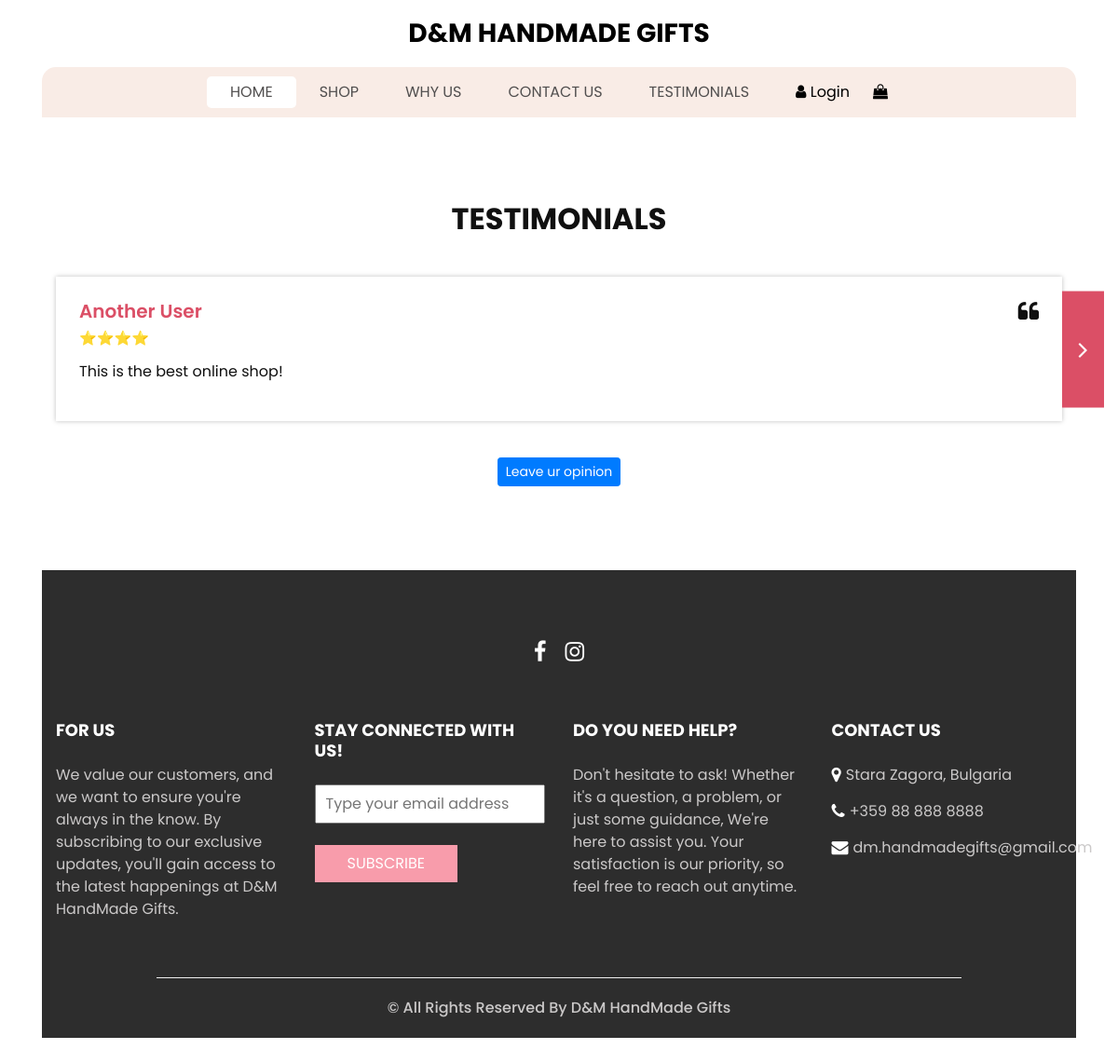
The page /review/ on the database as committed earlier.
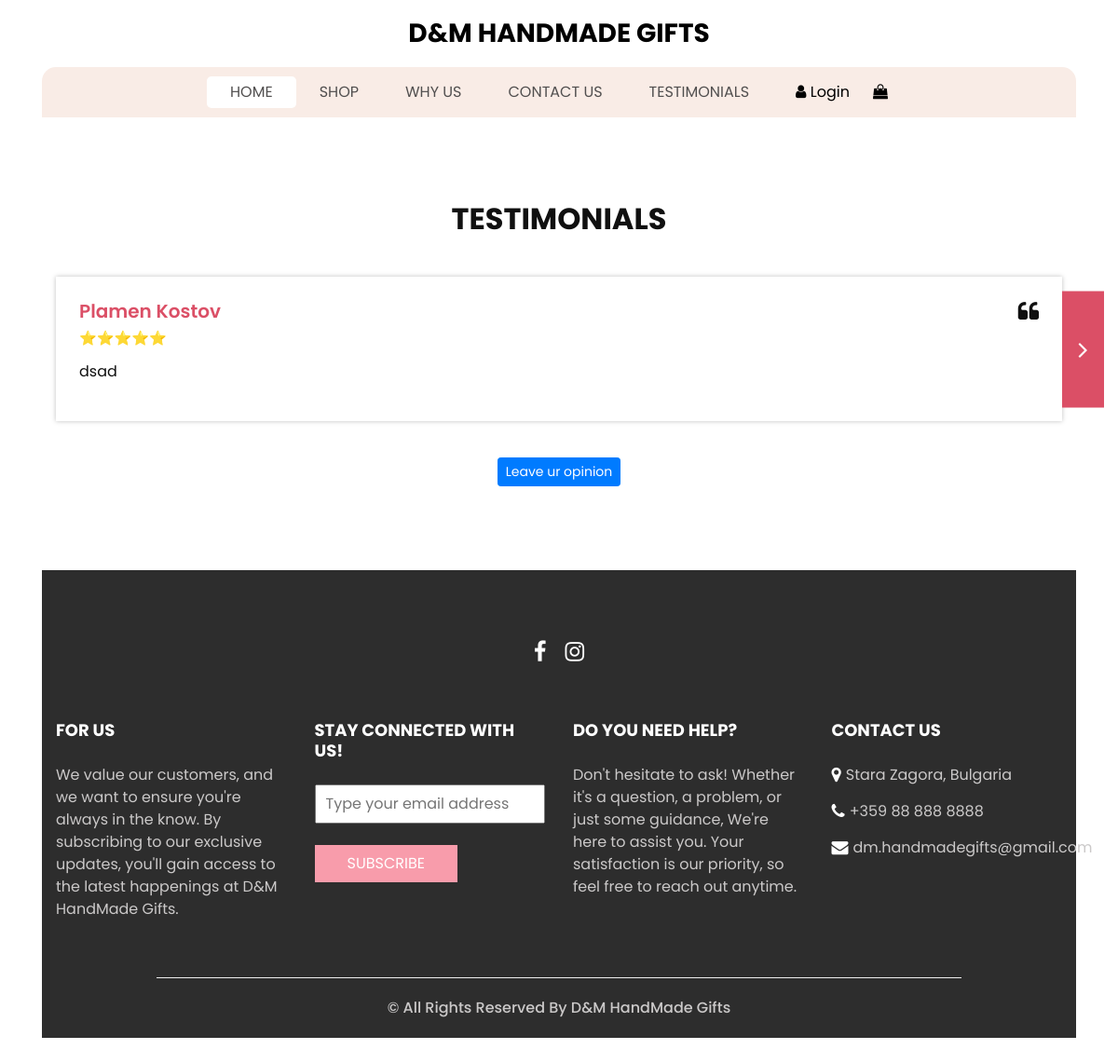
The same page on the database as committed later.
### online_shop/web/models.py (models this page shows)
class Testimonial(models.Model):
    RATING_CHOICES = [
        (1, '⭐'),
        (2, '⭐⭐'),
        (3, '⭐⭐⭐'),
        (4, '⭐⭐⭐⭐'),
        (5, '⭐⭐⭐⭐⭐'),
    ]
    user = models.ForeignKey(
        UserModel,
        on_delete=models.CASCADE
    )
    rating = models.PositiveIntegerField(choices=RATING_CHOICES)
    comment = models.TextField()

### online_shop/accounts/models.py (models this page shows)
class DMAppUser(auth_models.AbstractUser):
    FIRST_NAME_MIN_LEN = 2
    FIRST_NAME_MAX_LEN = 30
    LAST_NAME_MIN_LEN = 2
    LAST_NAME_MAX_LEN = 30
    PHONE_NUMBER_MAX_MIN_LEN = 10
    first_name = models.CharField(
        max_length=FIRST_NAME_MAX_LEN,
        validators=(
            validators.MinLengthValidator(FIRST_NAME_MIN_LEN),
        )
    )
    last_name = models.CharField(
        max_length=LAST_NAME_MAX_LEN,
        validators=(
            validators.MinLengthValidator(LAST_NAME_MIN_LEN),
        )
    )
    email = models.EmailField(
        unique=True
    )
    phone_number = models.CharField(
        max_length=PHONE_NUMBER_MAX_MIN_LEN,
        validators=(
            validators.MinLengthValidator(PHONE_NUMBER_MAX_MIN_LEN),
            validate_value_is_all_num,
        ),
        error_messages={
            'min_length': 'Phone number must have 10 characters.',
            'max_length': 'Phone number must have 10 characters.',
        }
    )
    @property
    def full_name(self):
        if self.first_name or self.last_name:
            return f'{self.first_name} {self.last_name}'
        return None

### online_shop/web/views.py (the view)
# urls.py: path('review/', TestimonialsPageView.as_view(), name='testimonials'),
class TestimonialsPageView(views.ListView):
    template_name = 'core/testimonials.html'
    model = Testimonial
    paginate_by = 1
    ordering = ['-id']
    context_object_name = 'reviews'

### online_shop/web/templatetags/custom_filters.py (called while the page is built)
@register.filter
def stars(value):
    return '⭐' * value

### templates/core/testimonials.html (shortened to what this page needs)
{% extends 'common/base.html' %}
{% load custom_filters %}
{% block content %}
    <section class="client_section layout_padding">
        <div class="container">
            <div class="heading_container heading_center">
                <h2>
                    Testimonials
                </h2>
            </div>
        </div>
        {% for review in reviews %}
            <div class="container px-0">
            <div id="customCarousel2" class="carousel  carousel-fade" data-ride="carousel">
            <div class="carousel-inner">
            <div class="carousel-item active">
                <div class="box">
                    <div class="client_info">
                        <div class="client_name">
                            <h5>
                                {{ review.user.full_name }}
                            </h5>
                            <h6>
                                {{ review.rating|stars }}
                            </h6>
                        </div>
                        <i class="fa fa-quote-left" aria-hidden="true"></i>
                    </div>
                    <p>
                        {{ review.comment }}
                    </p>
                </div>
            </div>
        {% endfor %}
        <div class="pagination">
            <div class="carousel_btn-box">
                {% if page_obj.has_next %}
                    <a class="carousel-control-next" href="?page={{ page_obj.next_page_number }}" role="button"
                       data-slide="next">
                        <i class="fa fa-angle-right" aria-hidden="true"></i>
                    </a>
                {% endif %}
            </div>
        </div>
        </div>
        </div>
        </div>
        <div class="col-12 text-center mt-4">
            <div class="btn-box">
                <a href="{% url 'create-testimonial' %}" class="btn btn-primary btn-sm">
                    Leave ur opinion
                </a>
            </div>
        </div>
    </section>
{% endblock %}

Rows that differ between the two databases and show on the page:
no longer on this page (row unchanged): Testimonial: user.full_name "Another User", rating|stars "⭐⭐⭐⭐", comment "This is the best online shop!"
added Testimonial: user.full_name "Plamen Kostov", rating|stars "⭐⭐⭐⭐⭐", comment "dsad"
